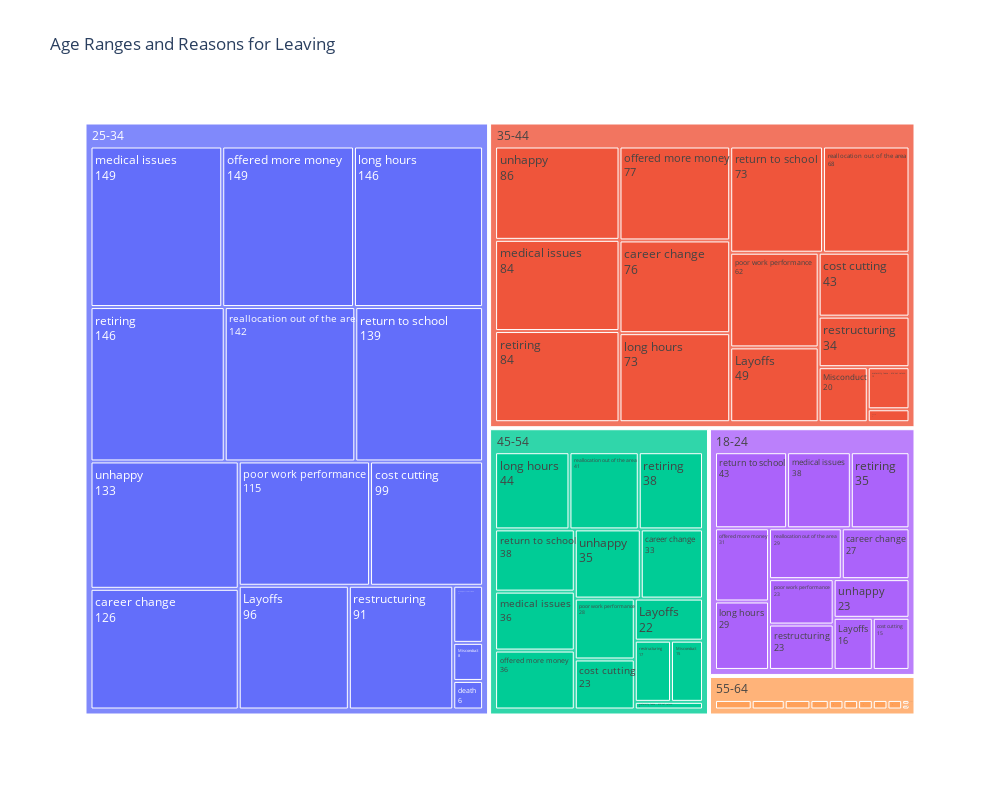

Notebook source saved alongside this figure:
### Markdown cell above
<b>Retirement</b>

### Code cell
# Define age bins and labels
bins = [0, 24, 34, 44, 54, 64, float('inf')]
labels = ['18-24', '25-34', '35-44', '45-54', '55-64', '65+']

# Create age range column
empdata['AgeRange'] = pd.cut(empdata['Age'], bins=bins, labels=labels, right=False)

# Group by age range and reason for leaving, and count occurrences
filtered_att = empdata[empdata['Attrition'] == 'Left']
grouped_emp = filtered_att.groupby(['AgeRange', 'Reason']).size().reset_index(name='Count')
empdata = empdata.dropna(subset=['Age', 'Reason'])

import plotly.express as px

# Create the treemap
fig = px.treemap(
    grouped_emp, 
    path=['AgeRange', 'Reason'], 
    values='Count', 
    title='Age Ranges and Reasons for Leaving'
)
fig.update_layout(
    width=1000,   # Set the width of the treemap
    height=800,  # Set the height of the treemap
)
fig.update_traces(textinfo='label+value', textfont_size=12)
# Show the treemap
fig.show()

### Figure 1 — Plotly figure (JSON) as saved in the notebook; plotly's stock layout.template omitted (floating-point values rounded to 4 significant figures)
{"data": [{"branchvalues": "total", "domain": {"x": [0, 1], "y": [0, 1]}, "hovertemplate": "labels=%{label}<br>Count=%{value}<br>parent=%{parent}<br>id=%{id}<extra></extra>", "ids": ["18-24/Layoffs", "25-34/Layoffs", "35-44/Layoffs", "45-54/Layoffs", "55-64/Layoffs", "65+/Layoffs", "18-24/Misconduct", "25-34/Misconduct", "35-44/Misconduct", "45-54/Misconduct", "55-64/Misconduct", "65+/Misconduct", "18-24/career change", "25-34/career change", "35-44/career change", "45-54/career change", "55-64/career change", "65+/career change", "18-24/cost cutting", "25-34/cost cutting", "35-44/cost cutting", "45-54/cost cutting", "55-64/cost cutting", "65+/cost cutting", "18-24/death", "25-34/death", "35-44/death", "45-54/death", "55-64/death", "65+/death", "18-24/long hours", "25-34/long hours", "35-44/long hours", "45-54/long hours", "55-64/long hours", "65+/long hours", "18-24/maternity leave - did not return", "25-34/maternity leave - did not return", "35-44/maternity leave - did not return", "45-54/maternity leave - did not return", "55-64/maternity leave - did not return", "65+/maternity leave - did not return", "18-24/medical issues", "25-34/medical issues", "35-44/medical issues", "45-54/medical issues", "55-64/medical issues", "65+/medical issues", "18-24/offered more money", "25-34/offered more money", "35-44/offered more money", "45-54/offered more money", "55-64/offered more money", "65+/offered more money", "18-24/poor work performance", "25-34/poor work performance", "35-44/poor work performance", "45-54/poor work performance", "55-64/poor work performance", "65+/poor work performance", "18-24/reallocation out of the area", "25-34/reallocation out of the area", "35-44/reallocation out of the area", "45-54/reallocation out of the area", "55-64/reallocation out of the area", "65+/reallocation out of the area", "18-24/restructuring", "25-34/restructuring", "35-44/restructuring", "45-54/restructuring", "55-64/restructuring", "65+/restructuring", "18-24/retiring", "25-34/retiring", "35-44/retiring", "45-54/retiring", "55-64/retiring", "65+/retiring", "18-24/return to school", "25-34/return to school", "35-44/return to school", "45-54/return to school", "55-64/return to school", "65+/return to school", "18-24/unhappy", "25-34/unhappy", "35-44/unhappy", "45-54/unhappy", "55-64/unhappy", "65+/unhappy", "18-24", "25-34", "35-44", "45-54", "55-64", "65+"], "labels": ["Layoffs", "Layoffs", "Layoffs", "Layoffs", "Layoffs", "Layoffs", "Misconduct", "Misconduct", "Misconduct", "Misconduct", "Misconduct", "Misconduct", "career change", "career change", "career change", "career change", "career change", "career change", "cost cutting", "cost cutting", "cost cutting", "cost cutting", "cost cutting", "cost cutting", "death", "death", "death", "death", "death", "death", "long hours", "long hours", "long hours", "long hours", "long hours", "long hours", "maternity leave - did not return", "maternity leave - did not return", "maternity leave - did not return", "maternity leave - did not return", "maternity leave - did not return", "maternity leave - did not return", "medical issues", "medical issues", "medical issues", "medical issues", "medical issues", "medical issues", "offered more money", "offered more money", "offered more money", "offered more money", "offered more money", "offered more money", "poor work performance", "poor work performance", "poor work performance", "poor work performance", "poor work performance", "poor work performance", "reallocation out of the area", "reallocation out of the area", "reallocation out of the area", "reallocation out of the area", "reallocation out of the area", "reallocation out of the area", "restructuring", "restructuring", "restructuring", "restructuring", "restructuring", "restructuring", "retiring", "retiring", "retiring", "retiring", "retiring", "retiring", "return to school", "return to school", "return to school", "return to school", "return to school", "return to school", "unhappy", "unhappy", "unhappy", "unhappy", "unhappy", "unhappy", "18-24", "25-34", "35-44", "45-54", "55-64", "65+"], "name": "", "parents": ["18-24", "25-34", "35-44", "45-54", "55-64", "65+", "18-24", "25-34", "35-44", "45-54", "55-64", "65+", "18-24", "25-34", "35-44", "45-54", "55-64", "65+", "18-24", "25-34", "35-44", "45-54", "55-64", "65+", "18-24", "25-34", "35-44", "45-54", "55-64", "65+", "18-24", "25-34", "35-44", "45-54", "55-64", "65+", "18-24", "25-34", "35-44", "45-54", "55-64", "65+", "18-24", "25-34", "35-44", "45-54", "55-64", "65+", "18-24", "25-34", "35-44", "45-54", "55-64", "65+", "18-24", "25-34", "35-44", "45-54", "55-64", "65+", "18-24", "25-34", "35-44", "45-54", "55-64", "65+", "18-24", "25-34", "35-44", "45-54", "55-64", "65+", "18-24", "25-34", "35-44", "45-54", "55-64", "65+", "18-24", "25-34", "35-44", "45-54", "55-64", "65+", "18-24", "25-34", "35-44", "45-54", "55-64", "65+", "", "", "", "", "", ""], "textfont": {"size": 12}, "textinfo": "label+value", "type": "treemap", "values": [16, 96, 49, 22, 1, 0, 0, 8, 20, 15, 10, 0, 27, 126, 76, 33, 4, 0, 15, 99, 43, 23, 5, 0, 0, 6, 4, 0, 0, 0, 29, 146, 73, 44, 4, 0, 0, 12, 13, 4, 0, 0, 38, 149, 84, 36, 4, 0, 31, 149, 77, 36, 7, 0, 23, 115, 62, 28, 0, 0, 29, 142, 68, 41, 1, 0, 23, 91, 34, 17, 0, 0, 35, 146, 84, 38, 9, 0, 43, 139, 73, 38, 4, 0, 23, 133, 86, 35, 4, 0, 332, 1557, 846, 410, 53, 0]}], "layout": {"height": 800, "legend": {"tracegroupgap": 0}, "title": {"text": "Age Ranges and Reasons for Leaving"}, "width": 1000}}
